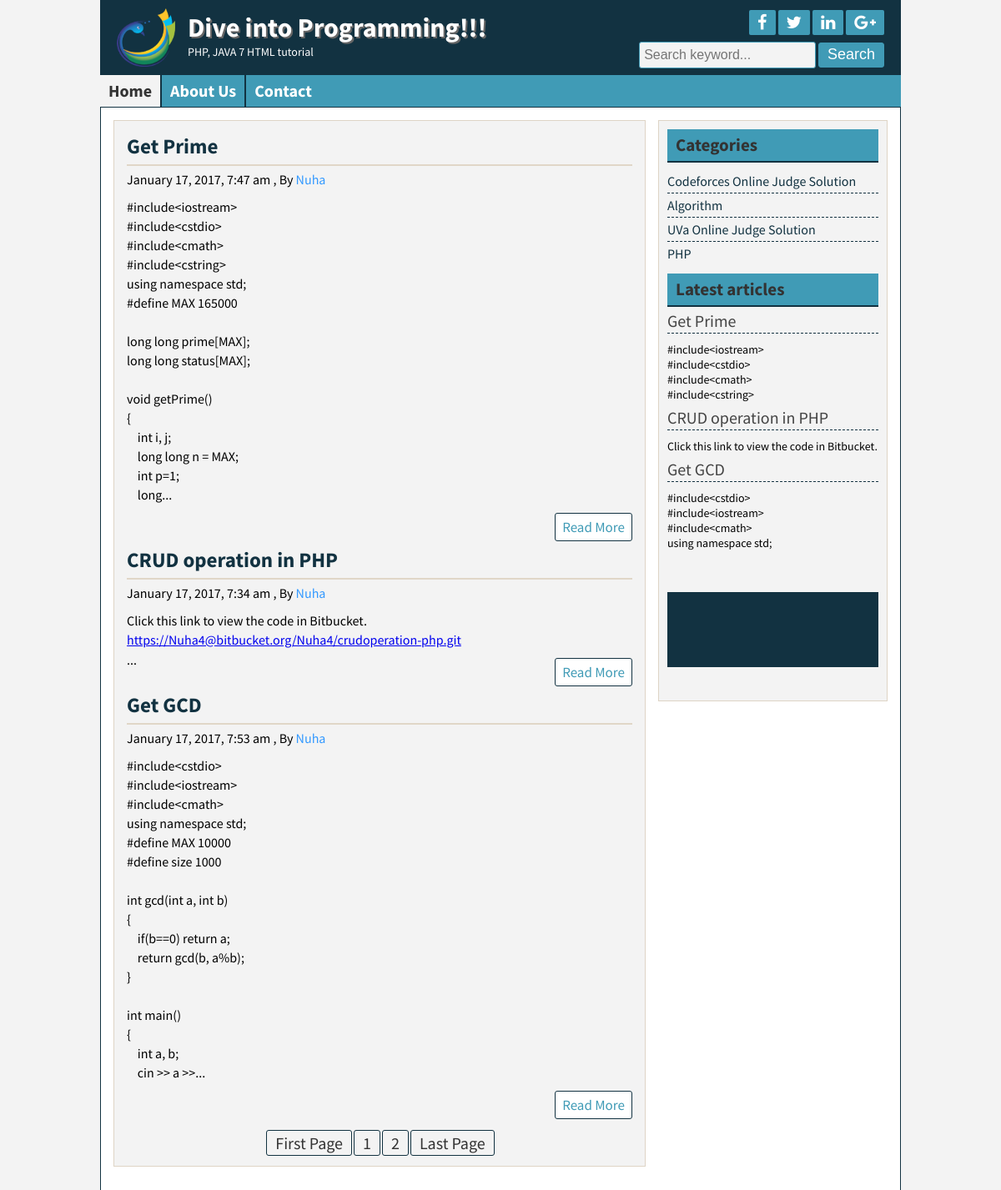
The page /Blog/index.php on the database its author committed.
### tables this page shows
CREATE TABLE `title_slogan` (
  `id` int(11) NOT NULL,
  `title` varchar(255) NOT NULL,
  `slogan` varchar(255) NOT NULL,
  `logo` varchar(255) NOT NULL
);

CREATE TABLE `tbl_social` (
  `id` int(11) NOT NULL,
  `fb` varchar(255) NOT NULL,
  `tw` varchar(255) NOT NULL,
  `ln` varchar(255) NOT NULL,
  `gp` varchar(255) NOT NULL
);

CREATE TABLE `tbl_page` (
  `id` int(11) NOT NULL,
  `name` varchar(255) NOT NULL,
  `body` text NOT NULL
);

CREATE TABLE `tbl_post` (
  `id` int(11) NOT NULL,
  `cat` int(11) NOT NULL,
  `title` varchar(255) NOT NULL,
  `body` text NOT NULL,
  `author` varchar(50) NOT NULL,
  `tags` varchar(255) NOT NULL,
  `date` timestamp NOT NULL DEFAULT CURRENT_TIMESTAMP
);

CREATE TABLE `tbl_catagory` (
  `id` int(11) NOT NULL,
  `name` varchar(50) NOT NULL
);

### Blog/lib/Database.php (called while the page is built, shortened)
<?php
Class Database{
	public $host   = DB_HOST;
	public $user   = DB_USER;
	public $pass   = DB_PASS;
	public $dbname = DB_NAME;
	public $link;
	private function connectDB(){
	$this->link = new mysqli($this->host, $this->user, $this->pass, $this->dbname);
 }
	public function select($query){
		$result = $this->link->query($query) or die($this->link->error.__LINE__);
		if($result->num_rows > 0){
			return $result;
		} else {
			return false;
		}
	}
}

### Blog/helpers/format.php (called while the page is built, shortened)
<?php
    class Format{
        public function formatDate($date){
           return date('F j, Y, g:i a', strtotime($date));
        }
        public function textShorten($text, $limit=400){
            $text = $text. " ";
            $text = substr($text, 0, $limit);
            $text = substr($text, 0, strrpos($text, ' '));
            $text = $text. "...";
            return $text;
        }
    }
?>

### Blog/index.php (the view)
<?php
    include 'inc/header.php';
?>
<div class="contentsection contemplete clear">
	<div class="maincontent clear">
    <?php
        $per_page = 3;
        if (isset($_GET["page"])) {
           $page =  $_GET["page"];
        }else {
            $page = 1;
        }
        $start_from  = ($page-1)*$per_page;
    ?>
    <?php
        $query = "SELECT * FROM tbl_post limit $start_from, $per_page ";
        $post = $db->select($query);
        if ($post) {
            while ($result = $post->fetch_assoc()) {
    ?>
	<div class="samepost clear">
		<h2><a href="post.php?id=<?php echo $result['id']; ?>"> <?php echo $result['title']; ?> </a></h2>
		<h4>
            <?php echo $fm->formatDate($result['date']); ?> , By
            <a href="#"> <?php echo $result['author']; ?> </a>
        </h4>
		<?php echo $fm->textShorten($result['body']); ?>
		<div class="readmore clear">
			<a href="post.php?id=<?php echo $result['id']; ?>"> Read More </a>
		</div>
	</div>
    <?php } ?>
    <?php
        $query = "select * from tbl_post";
        $result = $db->select($query);
        $total_rows = mysqli_num_rows($result);
        $total_pages = ceil($total_rows/$per_page);
        echo "<span class='pagination'> <a href='index.php?page=1'>".'First Page'."</a>";
        for ($i=1; $i <= $total_pages ; $i++) {
            echo "<a href='index.php?page=".$i."'>".$i."</a>";
        }
        echo "<a href='index.php?page=$total_pages'>".'Last Page'."</a><?span>"
        ?>
    <?php } else {
        header("Location:404.php");
    }
    ?>
<?php
	 include 'inc/sidebar.php';
?>
<?php
    include 'inc/footer.php';
?>

### Blog/inc/header.php (shortened to what this page needs)
<?php
    include 'lib/Database.php';
    include 'helpers/format.php';
?>
<?php
    $db = new Database();
    $fm = new Format();
?>
<!DOCTYPE html>
<html>
<head>
    <link rel="stylesheet" href="font-awesome-4.5.0/css/font-awesome.css">
    <link rel="stylesheet" href="css/nivo-slider.css" type="text/css" media="screen" />
    <link rel="stylesheet" href="style.css">
</head>
<body>
    <div class="headersection templete clear">
        <a href="index.php">
            <div class="logo">
            <?php
                $query = "SELECT * FROM title_slogan WHERE id='1'";
                $blog_title = $db->select($query);
                if ($blog_title) {
                    while ( $result = $blog_title->fetch_assoc()) {
            ?>
                <img src="admin/<?php echo $result['logo'];?>" alt="Logo"/>
                <h2> <?php echo $result['title'];?> </h2>
                <p>  <?php echo $result['slogan'];?> </p>
            <?php } } ?>
            </div>
        </a>
        <div class="social clear">
            <div class="icon clear">
            <?php
                $query = "SELECT * FROM tbl_social WHERE id='1'";
                $socialmedia = $db->select($query);
                if ($socialmedia) {
                    while ( $result = $socialmedia->fetch_assoc()) {
            ?>
                <a href="<?php echo $result['fb']; ?>" target="_blank">
                    <i class="fa fa-facebook"></i></a>
                <a href="<?php echo $result['tw']; ?>" target="_blank">
                    <i class="fa fa-twitter"></i></a>
                <a href="<?php echo $result['ln']; ?>" target="_blank">
                    <i class="fa fa-linkedin"></i></a>
                <a href="<?php echo $result['gp']; ?>" target="_blank">
                    <i class="fa fa-google-plus"></i></a>
            <?php } } ?>
            </div>
            <div class="searchbtn clear">
            <form action="search.php" method="get">
                <input type="text" name="search" placeholder="Search keyword..."/>
                <input type="submit" name="submit" value="Search"/>
            </form>
            </div>
        </div>
    </div>
<div class="navsection templete">
    <?php
        $path = $_SERVER['SCRIPT_FILENAME'];
        $currentpage = basename($path, '.php');
    ?>
    <ul>
        <li><a
        <?php
            if ($currentpage == 'index' ) {
                echo 'id="active"';
            }
        ?>
        href="index.php">Home</a></li>
        <?php
            $query = "SELECT * FROM tbl_page";
            $pages = $db->select($query);
            if ($pages) {
                while ( $result = $pages->fetch_assoc()) {
        ?>
            <li>
            <a
            <?php
            if (isset($_GET['pageid']) && $_GET['pageid'] ==  $result['id'] ) {
                 echo 'id="active"';
             }
            ?>
                href="page.php?pageid=<?php echo $result['id'];?>">
                <?php echo $result['name'];?> </a>
            </li>
        <?php } } ?>
        <li><a
        <?php
            if ($currentpage == 'contact' ) {
                echo 'id="active"';
            }
        ?>
        href="contact.php">Contact</a></li>
    </ul>
</div>

### Blog/inc/sidebar.php (shortened to what this page needs)
</div>
<div class="sidebar clear">
    <div class="samesidebar clear">
        <h2>Categories</h2>
            <ul>
            <?php
                $query = "select * from tbl_catagory";
                $category = $db->select($query);
                if ($category) {
                    while ($result =  $category->fetch_assoc()) {
            ?>
            <li>
                <a href="posts.php?category=<?php echo $result['id']; ?>"> <?php echo $result['name']; ?>
                </a>
            </li>
            <?php } } else{ ?>
            <li> No Catagory created </li>
            <?php } ?>
            </ul>
    </div>
    <div class="samesidebar clear">
        <h2>Latest articles</h2>
        <?php
        $query = "SELECT * FROM tbl_post limit 3";
        $post = $db->select($query);
        if ($post) {
            while ($result = $post->fetch_assoc()) {
        ?>
            <div class="popular clear">
                <h3>
                    <a href="post.php?id=<?php echo $result['id']; ?>"><?php echo $result['title']; ?></a>
                </h3>
                 <?php echo $fm->textShorten($result['body'], 120); ?>
            </div>
        <?php } } else {
            header("Location:404.php");
        }
        ?>
    </div>
</div>

### Blog/inc/footer.php (shortened to what this page needs)
    <div class="footersection templete clear">
      <div class="footermenu clear">
        <ul>
        </ul>
      </div>
      <?php
            $query = "SELECT * FROM tbl_footer WHERE id='1'";
            $copyright= $db->select($query);
            if ($copyright) {
                while ( $result = $copyright->fetch_assoc()) {
        ?>
      <p>
      </p>
      <?php } } ?>
    </div>
</body>
</html>

### rows shown on the page
title_slogan: logo (picture), title "Dive into Programming!!!", slogan "PHP, JAVA 7 HTML tutorial"
tbl_page: name "About Us"
tbl_post: title "Get Prime", date "January 17, 2017, 7:47 am", author "Nuha", body "#include<iostream> #include<cstdio> #include<cmath> #include<cstring> using namespace std; #define MAX 165000 long long prime[MAX]; long long status[MAX]; void getPrime() { int i, j; long long n = MAX; int p=1; long...", body "#include<iostream> #include<cstdio> #include<cmath> #include<cstring>"
tbl_post: title "CRUD operation in PHP", date "January 17, 2017, 7:34 am", author "Nuha", body "Click this link to view the code in Bitbucket. https://Nuha4@bitbucket.org/Nuha4/crudoperation-php.git ...", body "Click this link to view the code in Bitbucket."
tbl_post: title "Get GCD", date "January 17, 2017, 7:53 am", author "Nuha", body "#include<cstdio> #include<iostream> #include<cmath> using namespace std; #define MAX 10000 #define size 1000 int gcd(int a, int b) { if(b==0) return a; return gcd(b, a%b); } int main() { int a, b; cin >> a >>...", body "#include<cstdio> #include<iostream> #include<cmath> using namespace std;"
tbl_catagory: name "Codeforces Online Judge Solution"
tbl_catagory: name "Algorithm"
tbl_catagory: name "UVa Online Judge Solution"
tbl_catagory: name "PHP"
